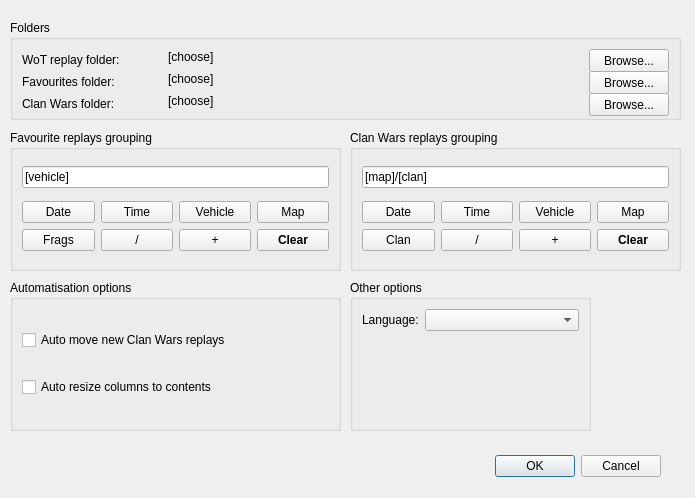
<?xml version="1.0" encoding="UTF-8"?>
<ui version="4.0">
 <class>SettingsDialog</class>
 <widget class="QDialog" name="SettingsDialog">
  <property name="geometry">
   <rect>
    <x>0</x>
    <y>0</y>
    <width>695</width>
    <height>498</height>
   </rect>
  </property>
  <property name="minimumSize">
   <size>
    <width>420</width>
    <height>400</height>
   </size>
  </property>
  <property name="maximumSize">
   <size>
    <width>10000000</width>
    <height>10000000</height>
   </size>
  </property>
  <property name="windowTitle">
   <string>WoT-RO Settings</string>
  </property>
  <widget class="QDialogButtonBox" name="buttonBox">
   <property name="geometry">
    <rect>
     <x>360</x>
     <y>450</y>
     <width>301</width>
     <height>32</height>
    </rect>
   </property>
   <property name="orientation">
    <enum>Qt::Horizontal</enum>
   </property>
   <property name="standardButtons">
    <set>QDialogButtonBox::Cancel|QDialogButtonBox::Ok</set>
   </property>
  </widget>
  <widget class="QGroupBox" name="groupBox">
   <property name="geometry">
    <rect>
     <x>10</x>
     <y>20</y>
     <width>671</width>
     <height>100</height>
    </rect>
   </property>
   <property name="sizePolicy">
    <sizepolicy hsizetype="Minimum" vsizetype="Minimum">
     <horstretch>0</horstretch>
     <verstretch>0</verstretch>
    </sizepolicy>
   </property>
   <property name="minimumSize">
    <size>
     <width>400</width>
     <height>100</height>
    </size>
   </property>
   <property name="maximumSize">
    <size>
     <width>1000000</width>
     <height>100</height>
    </size>
   </property>
   <property name="title">
    <string>Folders</string>
   </property>
   <layout class="QGridLayout" name="gridLayout">
    <item row="1" column="0">
     <widget class="QLabel" name="label_2">
      <property name="sizePolicy">
       <sizepolicy hsizetype="Minimum" vsizetype="Minimum">
        <horstretch>0</horstretch>
        <verstretch>0</verstretch>
       </sizepolicy>
      </property>
      <property name="minimumSize">
       <size>
        <width>100</width>
        <height>22</height>
       </size>
      </property>
      <property name="maximumSize">
       <size>
        <width>140</width>
        <height>22</height>
       </size>
      </property>
      <property name="text">
       <string>Favourites folder:</string>
      </property>
     </widget>
    </item>
    <item row="1" column="1">
     <widget class="QLabel" name="label_favouriteReplaysFolder">
      <property name="text">
       <string notr="true">[choose]</string>
      </property>
     </widget>
    </item>
    <item row="1" column="2">
     <widget class="QPushButton" name="button_browseFavouriteReplaysFolder">
      <property name="sizePolicy">
       <sizepolicy hsizetype="Maximum" vsizetype="Maximum">
        <horstretch>0</horstretch>
        <verstretch>0</verstretch>
       </sizepolicy>
      </property>
      <property name="minimumSize">
       <size>
        <width>60</width>
        <height>23</height>
       </size>
      </property>
      <property name="maximumSize">
       <size>
        <width>80</width>
        <height>23</height>
       </size>
      </property>
      <property name="text">
       <string>Browse...</string>
      </property>
     </widget>
    </item>
    <item row="0" column="1">
     <widget class="QLabel" name="label_wotReplaysFolder">
      <property name="accessibleName">
       <string/>
      </property>
      <property name="accessibleDescription">
       <string/>
      </property>
      <property name="text">
       <string notr="true">[choose]</string>
      </property>
     </widget>
    </item>
    <item row="0" column="0">
     <widget class="QLabel" name="label">
      <property name="sizePolicy">
       <sizepolicy hsizetype="Minimum" vsizetype="Minimum">
        <horstretch>0</horstretch>
        <verstretch>0</verstretch>
       </sizepolicy>
      </property>
      <property name="minimumSize">
       <size>
        <width>100</width>
        <height>22</height>
       </size>
      </property>
      <property name="maximumSize">
       <size>
        <width>140</width>
        <height>22</height>
       </size>
      </property>
      <property name="text">
       <string>WoT replay folder:</string>
      </property>
     </widget>
    </item>
    <item row="0" column="2">
     <widget class="QPushButton" name="button_browseWotReplaysFolder">
      <property name="sizePolicy">
       <sizepolicy hsizetype="Maximum" vsizetype="Maximum">
        <horstretch>0</horstretch>
        <verstretch>0</verstretch>
       </sizepolicy>
      </property>
      <property name="minimumSize">
       <size>
        <width>60</width>
        <height>23</height>
       </size>
      </property>
      <property name="maximumSize">
       <size>
        <width>80</width>
        <height>23</height>
       </size>
      </property>
      <property name="text">
       <string>Browse...</string>
      </property>
     </widget>
    </item>
    <item row="3" column="2">
     <widget class="QPushButton" name="button_browseCwReplaysFolder">
      <property name="sizePolicy">
       <sizepolicy hsizetype="Maximum" vsizetype="Maximum">
        <horstretch>0</horstretch>
        <verstretch>0</verstretch>
       </sizepolicy>
      </property>
      <property name="minimumSize">
       <size>
        <width>60</width>
        <height>23</height>
       </size>
      </property>
      <property name="maximumSize">
       <size>
        <width>80</width>
        <height>23</height>
       </size>
      </property>
      <property name="text">
       <string>Browse...</string>
      </property>
     </widget>
    </item>
    <item row="3" column="1">
     <widget class="QLabel" name="label_cwReplaysFolder">
      <property name="text">
       <string notr="true">[choose]</string>
      </property>
     </widget>
    </item>
    <item row="3" column="0">
     <widget class="QLabel" name="label_3">
      <property name="sizePolicy">
       <sizepolicy hsizetype="Minimum" vsizetype="Minimum">
        <horstretch>0</horstretch>
        <verstretch>0</verstretch>
       </sizepolicy>
      </property>
      <property name="minimumSize">
       <size>
        <width>100</width>
        <height>22</height>
       </size>
      </property>
      <property name="maximumSize">
       <size>
        <width>140</width>
        <height>22</height>
       </size>
      </property>
      <property name="text">
       <string>Clan Wars folder:</string>
      </property>
     </widget>
    </item>
   </layout>
  </widget>
  <widget class="QGroupBox" name="groupBox_2">
   <property name="geometry">
    <rect>
     <x>10</x>
     <y>130</y>
     <width>331</width>
     <height>141</height>
    </rect>
   </property>
   <property name="title">
    <string>Favourite replays grouping</string>
   </property>
   <layout class="QVBoxLayout" name="verticalLayout">
    <item>
     <widget class="QLineEdit" name="lineEdit_frGrouping">
      <property name="text">
       <string notr="true">[vehicle]</string>
      </property>
     </widget>
    </item>
    <item>
     <layout class="QGridLayout" name="gridLayout_2">
      <item row="0" column="0">
       <widget class="QPushButton" name="button_frDate">
        <property name="text">
         <string>Date</string>
        </property>
       </widget>
      </item>
      <item row="0" column="2">
       <widget class="QPushButton" name="button_frVehicle">
        <property name="text">
         <string>Vehicle</string>
        </property>
       </widget>
      </item>
      <item row="1" column="2">
       <widget class="QPushButton" name="button_frPlus">
        <property name="text">
         <string>+</string>
        </property>
       </widget>
      </item>
      <item row="1" column="0">
       <widget class="QPushButton" name="button_frFrags">
        <property name="text">
         <string>Frags</string>
        </property>
       </widget>
      </item>
      <item row="0" column="3">
       <widget class="QPushButton" name="button_frMap">
        <property name="text">
         <string>Map</string>
        </property>
       </widget>
      </item>
      <item row="0" column="1">
       <widget class="QPushButton" name="button_frTime">
        <property name="text">
         <string>Time</string>
        </property>
       </widget>
      </item>
      <item row="1" column="1">
       <widget class="QPushButton" name="button_frSlash">
        <property name="text">
         <string>/</string>
        </property>
       </widget>
      </item>
      <item row="1" column="3">
       <widget class="QPushButton" name="button_frClear">
        <property name="font">
         <font>
          <weight>75</weight>
          <italic>false</italic>
          <bold>true</bold>
         </font>
        </property>
        <property name="text">
         <string>Clear</string>
        </property>
       </widget>
      </item>
     </layout>
    </item>
   </layout>
  </widget>
  <widget class="QGroupBox" name="groupBox_3">
   <property name="geometry">
    <rect>
     <x>350</x>
     <y>130</y>
     <width>331</width>
     <height>141</height>
    </rect>
   </property>
   <property name="title">
    <string>Clan Wars replays grouping</string>
   </property>
   <layout class="QVBoxLayout" name="verticalLayout_2">
    <item>
     <widget class="QLineEdit" name="lineEdit_cwrGrouping">
      <property name="text">
       <string notr="true">[map]/[clan]</string>
      </property>
     </widget>
    </item>
    <item>
     <layout class="QGridLayout" name="gridLayout_3">
      <item row="0" column="0">
       <widget class="QPushButton" name="button_cwrDate">
        <property name="text">
         <string>Date</string>
        </property>
       </widget>
      </item>
      <item row="0" column="2">
       <widget class="QPushButton" name="button_cwrVehicle">
        <property name="text">
         <string>Vehicle</string>
        </property>
       </widget>
      </item>
      <item row="0" column="1">
       <widget class="QPushButton" name="button_cwrTime">
        <property name="text">
         <string>Time</string>
        </property>
       </widget>
      </item>
      <item row="0" column="3">
       <widget class="QPushButton" name="button_cwrMap">
        <property name="text">
         <string>Map</string>
        </property>
       </widget>
      </item>
      <item row="1" column="0">
       <widget class="QPushButton" name="button_cwrClan">
        <property name="text">
         <string>Clan</string>
        </property>
       </widget>
      </item>
      <item row="1" column="2">
       <widget class="QPushButton" name="button_cwrPlus">
        <property name="text">
         <string>+</string>
        </property>
       </widget>
      </item>
      <item row="1" column="1">
       <widget class="QPushButton" name="button_cwrSlash">
        <property name="text">
         <string>/</string>
        </property>
       </widget>
      </item>
      <item row="1" column="3">
       <widget class="QPushButton" name="button_cwrClear">
        <property name="font">
         <font>
          <weight>75</weight>
          <bold>true</bold>
          <strikeout>false</strikeout>
         </font>
        </property>
        <property name="autoFillBackground">
         <bool>true</bool>
        </property>
        <property name="text">
         <string>Clear</string>
        </property>
        <property name="flat">
         <bool>false</bool>
        </property>
       </widget>
      </item>
     </layout>
    </item>
   </layout>
  </widget>
  <widget class="QGroupBox" name="groupBox_4">
   <property name="geometry">
    <rect>
     <x>10</x>
     <y>280</y>
     <width>331</width>
     <height>151</height>
    </rect>
   </property>
   <property name="title">
    <string>Automatisation options</string>
   </property>
   <layout class="QVBoxLayout" name="verticalLayout_3">
    <item>
     <widget class="QCheckBox" name="cb_autoMoveCwReplays">
      <property name="text">
       <string>Auto move new Clan Wars replays</string>
      </property>
     </widget>
    </item>
    <item>
     <widget class="QCheckBox" name="cb_autoResizeColumns">
      <property name="text">
       <string>Auto resize columns to contents</string>
      </property>
     </widget>
    </item>
   </layout>
  </widget>
  <widget class="QGroupBox" name="groupBox_5">
   <property name="geometry">
    <rect>
     <x>350</x>
     <y>280</y>
     <width>241</width>
     <height>151</height>
    </rect>
   </property>
   <property name="title">
    <string>Other options</string>
   </property>
   <layout class="QFormLayout" name="formLayout">
    <item row="0" column="0">
     <widget class="QLabel" name="label_4">
      <property name="text">
       <string>Language:</string>
      </property>
     </widget>
    </item>
    <item row="0" column="1">
     <widget class="QComboBox" name="comboBox_language"/>
    </item>
   </layout>
  </widget>
 </widget>
 <resources/>
 <connections>
  <connection>
   <sender>buttonBox</sender>
   <signal>accepted()</signal>
   <receiver>SettingsDialog</receiver>
   <slot>accept()</slot>
   <hints>
    <hint type="sourcelabel">
     <x>248</x>
     <y>254</y>
    </hint>
    <hint type="destinationlabel">
     <x>157</x>
     <y>274</y>
    </hint>
   </hints>
  </connection>
  <connection>
   <sender>buttonBox</sender>
   <signal>rejected()</signal>
   <receiver>SettingsDialog</receiver>
   <slot>reject()</slot>
   <hints>
    <hint type="sourcelabel">
     <x>316</x>
     <y>260</y>
    </hint>
    <hint type="destinationlabel">
     <x>286</x>
     <y>274</y>
    </hint>
   </hints>
  </connection>
 </connections>
</ui>
